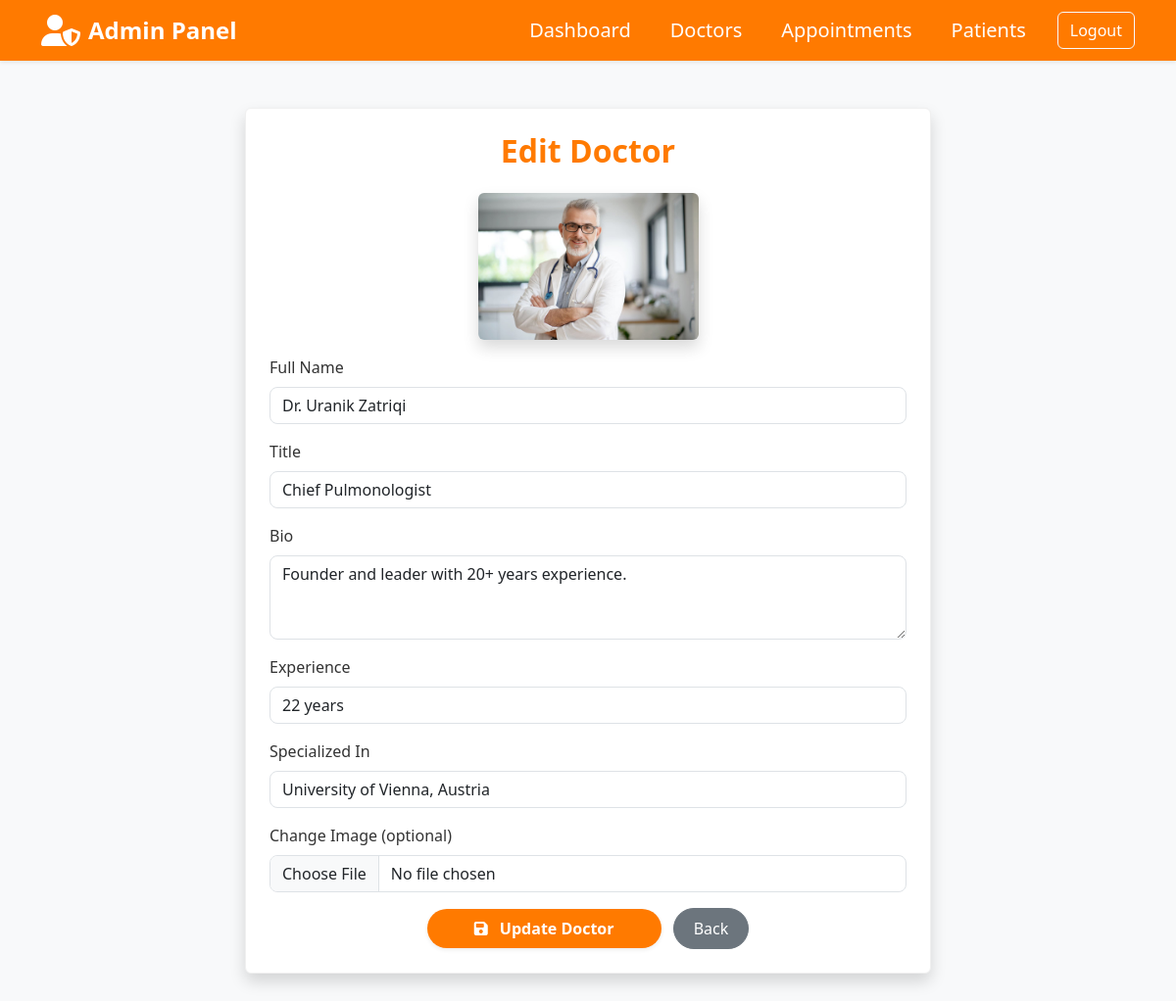
The page /admin/edit_doctors.php?id=1 (signed in) on the database its author committed.
### tables this page shows
CREATE TABLE doctors (
    id INT AUTO_INCREMENT PRIMARY KEY,
    name VARCHAR(100) NOT NULL,
    title VARCHAR(100),
    bio TEXT,
    experience VARCHAR(50),
    specialized_in VARCHAR(150),
    image VARCHAR(100) DEFAULT 'default.jpg'
);

### admin/edit_doctors.php (the view, shortened to what this page needs)
<?php
require '../config.php';
$id = isset($_GET['id']) ? intval($_GET['id']) : 0;
$stmt = $conn->prepare("SELECT * FROM doctors WHERE id = ?");
$stmt->execute([$id]);
$doctor = $stmt->fetch(PDO::FETCH_ASSOC);
?>
<?php include 'inc/admin_header.php'; ?>
<section class="py-5 bg-light">
  <div class="container">
    <div class="card mx-auto shadow rounded" style="max-width: 700px;">
      <div class="card-body p-4">
        <h2 class="mb-4 text-orange text-center fw-bold">Edit Doctor</h2>
        <form method="post" enctype="multipart/form-data">
          <div class="mb-3 text-center">
            <img src="../assets/img/<?= htmlspecialchars($doctor['image']) ?>" alt="Current image" class="img-fluid rounded shadow" style="max-height: 150px;">
          </div>
          <div class="mb-3">
            <label class="form-label">Full Name</label>
            <input type="text" name="name" class="form-control" value="<?= htmlspecialchars($doctor['name']) ?>" required>
          </div>
          <div class="mb-3">
            <label class="form-label">Title</label>
            <input type="text" name="title" class="form-control" value="<?= htmlspecialchars($doctor['title']) ?>" required>
          </div>
          <div class="mb-3">
            <label class="form-label">Bio</label>
            <textarea name="bio" class="form-control" rows="3" required><?= htmlspecialchars($doctor['bio']) ?></textarea>
          </div>
          <div class="mb-3">
            <label class="form-label">Experience</label>
            <input type="text" name="experience" class="form-control" value="<?= htmlspecialchars($doctor['experience']) ?>" required>
          </div>
          <div class="mb-3">
            <label class="form-label">Specialized In</label>
            <input type="text" name="specialized_in" class="form-control" value="<?= htmlspecialchars($doctor['specialized_in']) ?>" required>
          </div>
          <div class="mb-3">
            <label class="form-label">Change Image (optional)</label>
            <input type="file" name="image" class="form-control">
          </div>
          <div class="text-center">
            <button type="submit" class="btn btn-orange px-5 py-2 fw-semibold rounded-pill shadow-sm">
            <i class="fas fa-save me-2"></i> Update Doctor</button>
            <a href="doctors.php" class="btn btn-secondary ms-2">Back</a>
          </div>
        </form>
      </div>
    </div>
  </div>
</section>

### admin/edit_doctors.php (style rules this page uses)
.text-orange { color: #ff7a00; }
.btn-orange { background-color: #ff7a00; color: white; border: none; }
.card { border: 1px solid #f0f0f0; border-radius: 15px; background-color: #ffffff; }
.form-label { font-weight: 500; color: #333; }
.form-control { border-radius: 8px; }
.btn-secondary { border-radius: 25px; padding: 8px 20px; }

### rows shown on the page
doctors: image (picture), name "Dr. Uranik Zatriqi", title "Chief Pulmonologist", bio "Founder and leader with 20+ years experience.", experience "22 years", specialized_in "University of Vienna, Austria"
